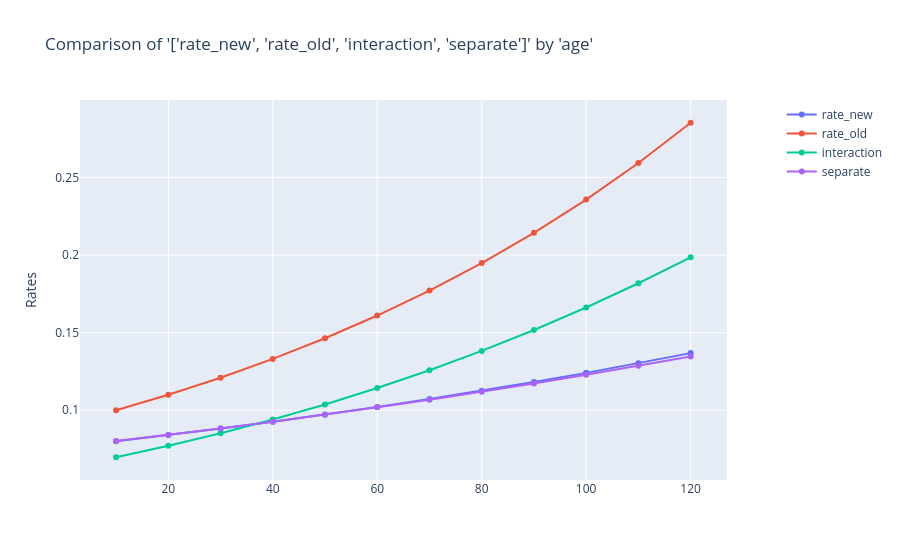

This figure's notebook cell:
### Code cell
charters.compare_rates(
    merge_new,
    x_axis="age",
    rates=["rate_new", "rate_old", "interaction", "separate"],
)

### Figure 1 — Plotly figure (JSON) as saved in the notebook; plotly's stock layout.template omitted (floating-point values rounded to 4 significant figures)
{"data": [{"mode": "lines+markers", "name": "rate_new", "type": "scatter", "x": [10, 20, 30, 40, 50, 60, 70, 80, 90, 100, 110, 120], "xaxis": "x", "y": [0.08, 0.084, 0.0882, 0.09261, 0.09724, 0.1021, 0.1072, 0.1126, 0.1182, 0.1241, 0.1303, 0.1368], "yaxis": "y"}, {"mode": "lines+markers", "name": "rate_old", "type": "scatter", "x": [10, 20, 30, 40, 50, 60, 70, 80, 90, 100, 110, 120], "xaxis": "x", "y": [0.1, 0.11, 0.121, 0.1331, 0.1464, 0.1611, 0.1772, 0.1949, 0.2144, 0.2358, 0.2594, 0.2853], "yaxis": "y"}, {"mode": "lines+markers", "name": "interaction", "type": "scatter", "x": [10, 20, 30, 40, 50, 60, 70, 80, 90, 100, 110, 120], "xaxis": "x", "y": [0.06971, 0.0771, 0.0852, 0.09407, 0.1038, 0.1143, 0.1258, 0.1382, 0.1517, 0.1662, 0.1819, 0.1986], "yaxis": "y"}, {"mode": "lines+markers", "name": "separate", "type": "scatter", "x": [10, 20, 30, 40, 50, 60, 70, 80, 90, 100, 110, 120], "xaxis": "x", "y": [0.08014, 0.08412, 0.08827, 0.09261, 0.09714, 0.1019, 0.1068, 0.1119, 0.1173, 0.1229, 0.1287, 0.1347], "yaxis": "y"}], "layout": {"title": {"text": "Comparison of '['rate_new', 'rate_old', 'interaction', 'separate']' by 'age'"}, "xaxis": {"anchor": "y", "domain": [0, 0.94]}, "yaxis": {"anchor": "x", "domain": [0, 1], "title": {"text": "Rates"}, "type": "-"}, "yaxis2": {"anchor": "x", "overlaying": "y", "side": "right"}}}
